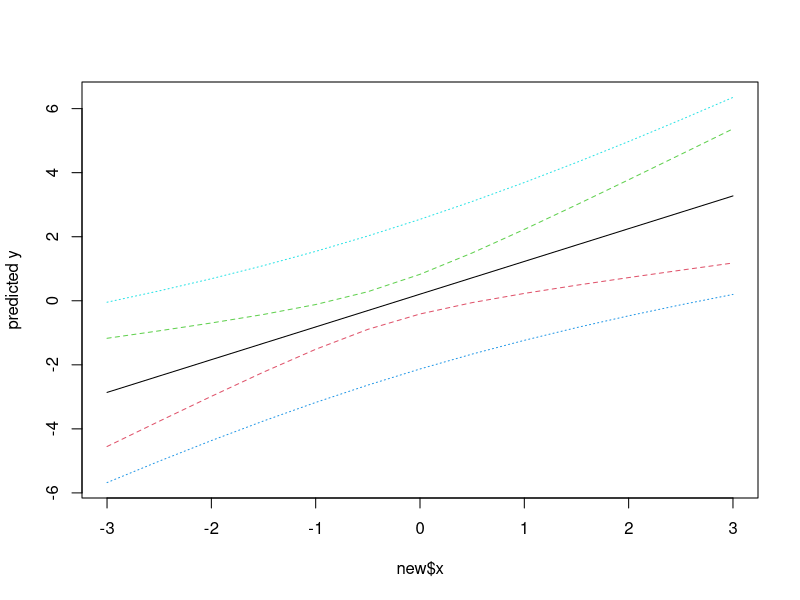

The R source for this figure:
require(graphics)

## Predictions
x <- rnorm(15)
y <- x + rnorm(15)
predict(lm(y ~ x))
new <- data.frame(x = seq(-3, 3, 0.5))
predict(lm(y ~ x), new, se.fit = TRUE)
pred.w.plim <- predict(lm(y ~ x), new, interval = "prediction")
pred.w.clim <- predict(lm(y ~ x), new, interval = "confidence")
matplot(new$x, cbind(pred.w.clim, pred.w.plim[,-1]),
        lty = c(1,2,2,3,3), type = "l", ylab = "predicted y")